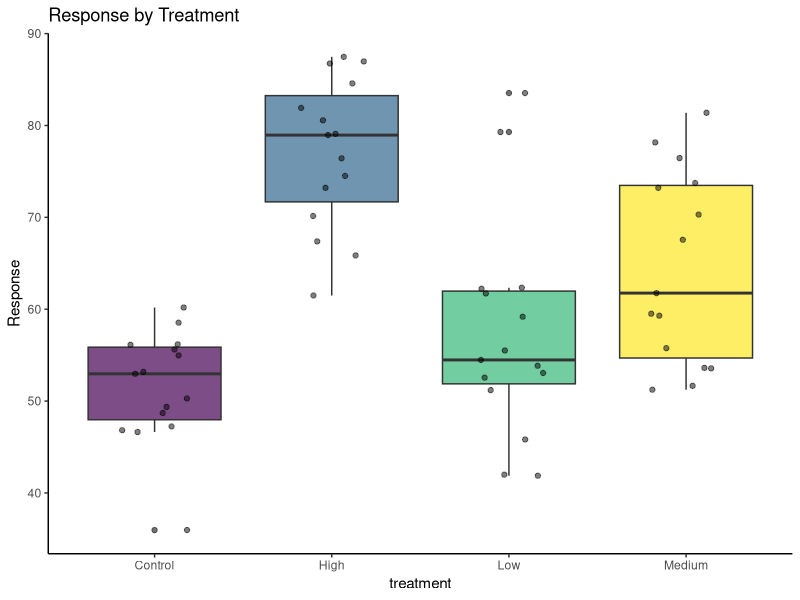

Reproduce this figure in R.
## ---- chunk 1
#| label: setup
#| include: false
library(tidyverse)
## ---- chunk 2
set.seed(2025)
experiment <- tibble(
  treatment = rep(c("Control", "Low", "Medium", "High"), each = 15),
  response = c(
    rnorm(15, 50, 8),
    rnorm(15, 55, 10),
    rnorm(15, 65, 9),
    rnorm(15, 75, 11)
  )
)
## ---- chunk 3
model <- aov(response ~ treatment, data = experiment)
summary(model)
## ---- chunk 4
TukeyHSD(model)
## ---- chunk 5
ggplot(experiment, aes(x = treatment, y = response, fill = treatment)) +
  geom_boxplot(alpha = 0.7) +
  geom_jitter(width = 0.2, alpha = 0.5) +
  scale_fill_viridis_d() +
  labs(title = "Response by Treatment", y = "Response") +
  theme_classic() +
  theme(legend.position = "none")
## ---- chunk 6
# Normality of residuals
shapiro.test(residuals(model))

# Homogeneity of variance
bartlett.test(response ~ treatment, data = experiment)
## ---- chunk 7
model <- aov(Sepal.Length ~ Species, data = iris)
summary(model)
TukeyHSD(model)
